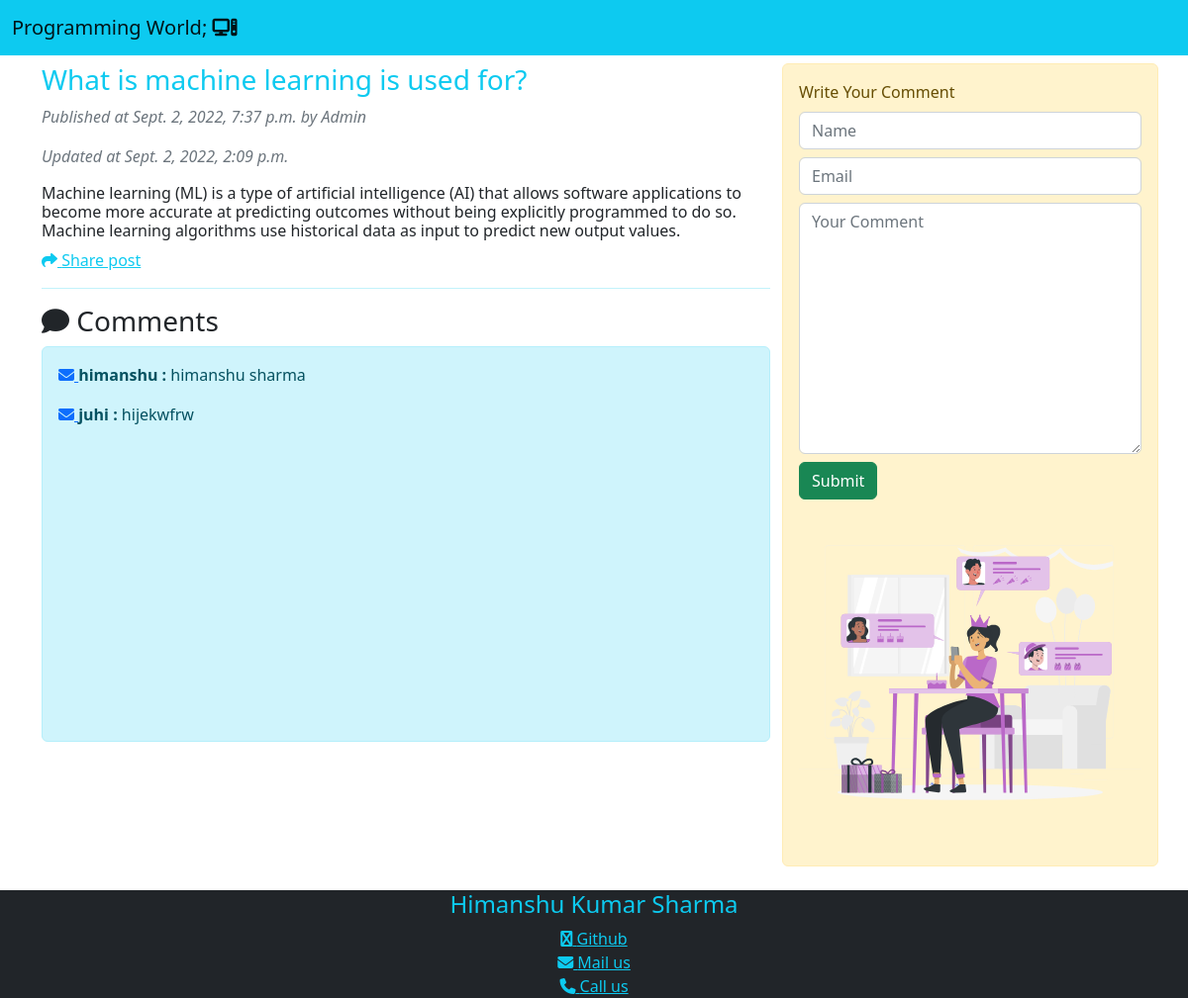
The page /spcl/what-is-machine-learning-is-used-for/ on the database its author committed.
### mvt/models.py (models this page shows)
class posts(models.Model):
    STATUS_CHOICES	=	(('draft',	'Draft'),('published',	'Published'),)
    title =	models.CharField(max_length=300)
    slug	=	AutoSlugField(populate_from='title',max_length=250,unique=True,null=True,default=None)
    author	=	models.CharField(max_length=250)
    body	=	models.TextField()
    publish	=	models.DateTimeField(default=datetime.now(), blank=True)
    created	=	models.DateTimeField(auto_now_add=True)
    updated	=	models.DateTimeField(auto_now=True)
    status	=	models.CharField(max_length=10,choices=STATUS_CHOICES,default='draft')

class comments(models.Model):
    post = models.ForeignKey(posts,on_delete=models.CASCADE)
    name =  models.CharField(max_length=150)
    email = models.EmailField(max_length=150)
    comment = models.TextField()

### mvt/views.py (the view, shortened to what this page needs)
# urls.py: path('spcl/<slug:data>/',views.comment.as_view(),name='comments'),
class comment(View):
    def get(self, request,data):
        mypts = pts.objects.filter(slug=data)
        if(len(mypts) == 1):
            pos = pts.objects.get(slug=data)
            mycmt = cmt.objects.filter(post=pos)
            return render(request,'mvt/comment.html',{'pts':mypts
            ,'cmt' : mycmt
            })
        else:
            return HttpResponse('<h1> SomeThing Went Worng ooops! </h1>')

### mvt/templates/mvt/comment.html (shortened to what this page needs)
{% extends 'core/base.html' %}
{% load static %}
{% block content %}
<nav class="navbar bg-info">
    <div class="container-fluid">
      <a class="navbar-brand" href="{% url 'homepage' %}">Programming World; <i class="fas fa-computer"></i> </a>
    </div>
  </nav>
  <div class="container mt-2">
    <div class="row">
        <div class="col-sm-8">
            {% for pts in pts  %}
            <h3 class="text-info">{{pts.title}}</h3>
            <p class='text-secondary'><em>Published at {{pts.publish}} by {{pts.author}}</em></p>
            <p class='text-secondary'><em>Updated at {{pts.updated }}</em></p>
            <h6>
                {{pts.body}}
            </h6>
            <a href="{% url 'share_post' pts.id %}" class="text-info"><i class="fas fa-share"></i> Share post  </a>
            {% endfor %}
        <hr class="text-info">
        <h3>
            <i class="fas fa-comment"> </i> Comments
        </h3>
            <div class="alert alert-info" style="height:400px; overflow-y:scroll">
                {% if cmt %}
                {% for c in cmt %}
                <p><a href="mailto:{{c.email}}" title='mail '><i class="fa fa-envelope"></i>  </a><b>{{c.name}}  :</b>   {{c.comment}}</p>
                {% endfor %}
                {% else %}
                <h5>No comments Yet..</h5>
                {% endif %}
            </div>
        </div>
     <div class="col-sm-4 alert alert-warning">
        <form action="" method="POST">
            <fieldset>Write Your Comment</fieldset>
            <input type="text" name="name"   class="form-control mt-2" placeholder="Name" required>
            <input type="email" name="email"  class="form-control mt-2" placeholder="Email" required>
            <textarea name="comment" cols="30" rows="10" class="form-control mt-2" placeholder="Your Comment" required></textarea>
            <input type="submit" value="Submit" class="mt-2 btn btn-success">
        </form>
            <img src="{% static 'mvt/img/o.svg' %}" alt="" class="img-fluid mt-2">
     </div>
    </div>
  </div>
{% include 'core/bottom.html' %}
{% endblock content %}

### rows shown on the page
posts: title "What is machine learning is used for?", publish "Sept. 2, 2022, 7:37 p.m.", author "Admin", updated "Sept. 2, 2022, 2:09 p.m.", body "Machine learning (ML) is a type of artificial intelligence (AI) that allows software applications to become more accurate at predicting outcomes without being explicitly programmed to do so. Machine learning algorithms use historical data as input to predict new output values."
comments: name "himanshu", comment "himanshu sharma"
comments: name "juhi", comment "hijekwfrw"
